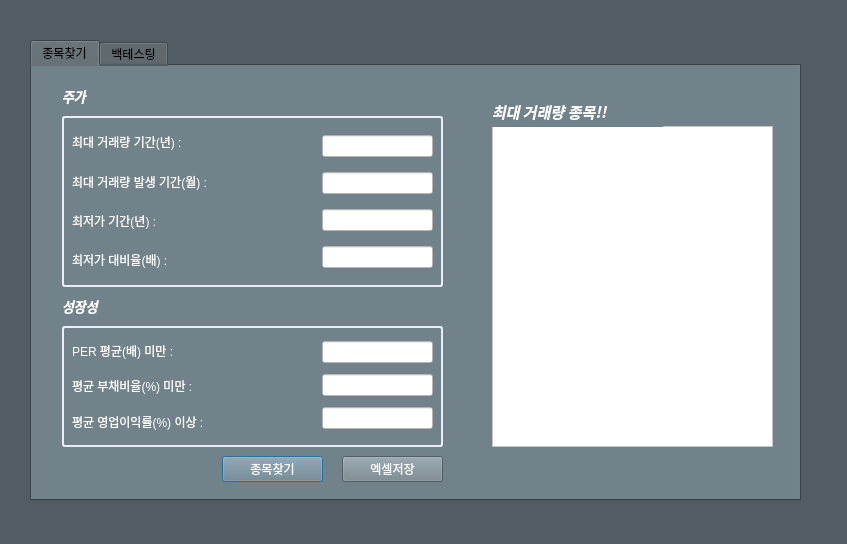
<?xml version="1.0" encoding="UTF-8"?>
<ui version="4.0">
 <class>Dialog</class>
 <widget class="QDialog" name="Dialog">
  <property name="geometry">
   <rect>
    <x>0</x>
    <y>0</y>
    <width>847</width>
    <height>544</height>
   </rect>
  </property>
  <property name="windowTitle">
   <string>YeoStock</string>
  </property>
  <property name="autoFillBackground">
   <bool>false</bool>
  </property>
  <property name="styleSheet">
   <string notr="true">background-color: rgb(81, 93, 99);</string>
  </property>
  <widget class="QTabWidget" name="tabWidget">
   <property name="geometry">
    <rect>
     <x>30</x>
     <y>40</y>
     <width>771</width>
     <height>461</height>
    </rect>
   </property>
   <property name="autoFillBackground">
    <bool>false</bool>
   </property>
   <property name="styleSheet">
    <string notr="true"/>
   </property>
   <property name="currentIndex">
    <number>0</number>
   </property>
   <widget class="QWidget" name="tab1">
    <property name="styleSheet">
     <string notr="true">background-color: rgb(114, 130, 139);</string>
    </property>
    <attribute name="title">
     <string>종목찾기</string>
    </attribute>
    <widget class="QWidget" name="verticalLayoutWidget">
     <property name="geometry">
      <rect>
       <x>40</x>
       <y>60</y>
       <width>230</width>
       <height>151</height>
      </rect>
     </property>
     <layout class="QVBoxLayout" name="verticalLayout">
      <item>
       <widget class="QLabel" name="max_vol_duration_label">
        <property name="text">
         <string>&lt;html&gt;&lt;head/&gt;&lt;body&gt;&lt;p&gt;&lt;span style=&quot; color:#ffffff;&quot;&gt;최대 거래량 기간(년) :&lt;/span&gt;&lt;/p&gt;&lt;/body&gt;&lt;/html&gt;</string>
        </property>
       </widget>
      </item>
      <item>
       <widget class="QLabel" name="max_vol_occur_label">
        <property name="text">
         <string>&lt;html&gt;&lt;head/&gt;&lt;body&gt;&lt;p&gt;&lt;span style=&quot; color:#ffffff;&quot;&gt;최대 거래량 발생 기간(월) :&lt;/span&gt;&lt;/p&gt;&lt;/body&gt;&lt;/html&gt;</string>
        </property>
       </widget>
      </item>
      <item>
       <widget class="QLabel" name="lowest_duration_label">
        <property name="text">
         <string>&lt;html&gt;&lt;head/&gt;&lt;body&gt;&lt;p&gt;&lt;span style=&quot; color:#fefefe;&quot;&gt;최저가 기간(년) :&lt;/span&gt;&lt;/p&gt;&lt;/body&gt;&lt;/html&gt;</string>
        </property>
       </widget>
      </item>
      <item>
       <widget class="QLabel" name="lowest_contrast_label">
        <property name="text">
         <string>&lt;html&gt;&lt;head/&gt;&lt;body&gt;&lt;p&gt;&lt;span style=&quot; color:#ffffff;&quot;&gt;최저가 대비율(배) :&lt;/span&gt;&lt;/p&gt;&lt;/body&gt;&lt;/html&gt;</string>
        </property>
       </widget>
      </item>
     </layout>
    </widget>
    <widget class="QLabel" name="value_label">
     <property name="geometry">
      <rect>
       <x>30</x>
       <y>20</y>
       <width>77</width>
       <height>21</height>
      </rect>
     </property>
     <property name="font">
      <font>
       <family>Agency FB</family>
       <pointsize>10</pointsize>
       <weight>50</weight>
       <italic>false</italic>
       <bold>false</bold>
       <underline>false</underline>
      </font>
     </property>
     <property name="text">
      <string>&lt;html&gt;&lt;head/&gt;&lt;body&gt;&lt;p&gt;&lt;span style=&quot; font-size:10pt; font-weight:600; font-style:italic; color:#ffffff;&quot;&gt;주가&lt;/span&gt;&lt;/p&gt;&lt;/body&gt;&lt;/html&gt;</string>
     </property>
     <property name="textFormat">
      <enum>Qt::AutoText</enum>
     </property>
     <property name="margin">
      <number>0</number>
     </property>
     <property name="indent">
      <number>-1</number>
     </property>
    </widget>
    <widget class="QLabel" name="growth_label">
     <property name="geometry">
      <rect>
       <x>30</x>
       <y>230</y>
       <width>77</width>
       <height>21</height>
      </rect>
     </property>
     <property name="font">
      <font>
       <family>Agency FB</family>
       <pointsize>10</pointsize>
       <weight>50</weight>
       <italic>false</italic>
       <bold>false</bold>
       <underline>false</underline>
      </font>
     </property>
     <property name="text">
      <string>&lt;html&gt;&lt;head/&gt;&lt;body&gt;&lt;p&gt;&lt;span style=&quot; font-size:10pt; font-weight:600; font-style:italic; color:#ffffff;&quot;&gt;성장성&lt;/span&gt;&lt;/p&gt;&lt;/body&gt;&lt;/html&gt;</string>
     </property>
     <property name="textFormat">
      <enum>Qt::AutoText</enum>
     </property>
     <property name="margin">
      <number>0</number>
     </property>
     <property name="indent">
      <number>-1</number>
     </property>
    </widget>
    <widget class="QWidget" name="verticalLayoutWidget_2">
     <property name="geometry">
      <rect>
       <x>40</x>
       <y>270</y>
       <width>231</width>
       <height>101</height>
      </rect>
     </property>
     <layout class="QVBoxLayout" name="verticalLayout_2">
      <item>
       <widget class="QLabel" name="per_label">
        <property name="text">
         <string>&lt;html&gt;&lt;head/&gt;&lt;body&gt;&lt;p&gt;&lt;span style=&quot; color:#ffffff;&quot;&gt;PER 평균(배) 미만 :&lt;/span&gt;&lt;/p&gt;&lt;/body&gt;&lt;/html&gt;</string>
        </property>
       </widget>
      </item>
      <item>
       <widget class="QLabel" name="dept_label">
        <property name="text">
         <string>&lt;html&gt;&lt;head/&gt;&lt;body&gt;&lt;p&gt;&lt;span style=&quot; color:#ffffff;&quot;&gt;평균 부채비율(%) 미만 :&lt;/span&gt;&lt;/p&gt;&lt;/body&gt;&lt;/html&gt;</string>
        </property>
       </widget>
      </item>
      <item>
       <widget class="QLabel" name="margin_label">
        <property name="text">
         <string>&lt;html&gt;&lt;head/&gt;&lt;body&gt;&lt;p&gt;&lt;span style=&quot; color:#ffffff;&quot;&gt;평균 영업이익률(%) 이상 :&lt;/span&gt;&lt;/p&gt;&lt;/body&gt;&lt;/html&gt;</string>
        </property>
       </widget>
      </item>
     </layout>
    </widget>
    <widget class="QWidget" name="verticalLayoutWidget_3">
     <property name="geometry">
      <rect>
       <x>290</x>
       <y>60</y>
       <width>111</width>
       <height>151</height>
      </rect>
     </property>
     <layout class="QVBoxLayout" name="verticalLayout_3">
      <item>
       <widget class="QLineEdit" name="max_vol_duration_edit">
        <property name="autoFillBackground">
         <bool>false</bool>
        </property>
        <property name="styleSheet">
         <string notr="true">background-color: rgb(255, 255, 255);</string>
        </property>
       </widget>
      </item>
      <item>
       <widget class="QLineEdit" name="max_vol_occur_edit">
        <property name="styleSheet">
         <string notr="true">background-color: rgb(255, 255, 255);</string>
        </property>
       </widget>
      </item>
      <item>
       <widget class="QLineEdit" name="lowest_duration_edit">
        <property name="styleSheet">
         <string notr="true">background-color: rgb(255, 255, 255);</string>
        </property>
       </widget>
      </item>
      <item>
       <widget class="QLineEdit" name="lowest_contrast_edit">
        <property name="styleSheet">
         <string notr="true">background-color: rgb(255, 255, 255);</string>
        </property>
       </widget>
      </item>
     </layout>
    </widget>
    <widget class="QWidget" name="verticalLayoutWidget_4">
     <property name="geometry">
      <rect>
       <x>290</x>
       <y>270</y>
       <width>111</width>
       <height>101</height>
      </rect>
     </property>
     <layout class="QVBoxLayout" name="verticalLayout_4">
      <item>
       <widget class="QLineEdit" name="per_edit">
        <property name="styleSheet">
         <string notr="true">background-color: rgb(255, 255, 255);</string>
        </property>
       </widget>
      </item>
      <item>
       <widget class="QLineEdit" name="dept_edit">
        <property name="styleSheet">
         <string notr="true">background-color: rgb(255, 255, 255);</string>
        </property>
       </widget>
      </item>
      <item>
       <widget class="QLineEdit" name="margin_edit">
        <property name="styleSheet">
         <string notr="true">background-color: rgb(255, 255, 255);</string>
        </property>
       </widget>
      </item>
     </layout>
    </widget>
    <widget class="QListView" name="listView">
     <property name="geometry">
      <rect>
       <x>460</x>
       <y>60</y>
       <width>281</width>
       <height>321</height>
      </rect>
     </property>
     <property name="styleSheet">
      <string notr="true">background-color: rgb(255, 255, 255);</string>
     </property>
    </widget>
    <widget class="QLabel" name="Result_label">
     <property name="geometry">
      <rect>
       <x>460</x>
       <y>30</y>
       <width>171</width>
       <height>31</height>
      </rect>
     </property>
     <property name="font">
      <font>
       <family>Agency FB</family>
       <pointsize>11</pointsize>
       <weight>75</weight>
       <italic>true</italic>
       <bold>true</bold>
       <underline>false</underline>
      </font>
     </property>
     <property name="text">
      <string>&lt;html&gt;&lt;head/&gt;&lt;body&gt;&lt;p&gt;&lt;span style=&quot; font-size:11pt; font-weight:600; font-style:italic; color:#ffffff;&quot;&gt;최대 거래량 종목!!&lt;/span&gt;&lt;/p&gt;&lt;/body&gt;&lt;/html&gt;</string>
     </property>
     <property name="textFormat">
      <enum>Qt::AutoText</enum>
     </property>
     <property name="margin">
      <number>0</number>
     </property>
     <property name="indent">
      <number>-1</number>
     </property>
    </widget>
    <widget class="QPushButton" name="search_button">
     <property name="geometry">
      <rect>
       <x>190</x>
       <y>390</y>
       <width>101</width>
       <height>26</height>
      </rect>
     </property>
     <property name="styleSheet">
      <string notr="true">color: rgb(255, 255, 255);</string>
     </property>
     <property name="text">
      <string>종목찾기</string>
     </property>
    </widget>
    <widget class="QPushButton" name="excel_download_button">
     <property name="geometry">
      <rect>
       <x>310</x>
       <y>390</y>
       <width>101</width>
       <height>26</height>
      </rect>
     </property>
     <property name="styleSheet">
      <string notr="true">color: rgb(255, 255, 255);</string>
     </property>
     <property name="text">
      <string>엑셀저장</string>
     </property>
    </widget>
    <widget class="QLabel" name="label">
     <property name="geometry">
      <rect>
       <x>30</x>
       <y>50</y>
       <width>381</width>
       <height>171</height>
      </rect>
     </property>
     <property name="autoFillBackground">
      <bool>false</bool>
     </property>
     <property name="styleSheet">
      <string notr="true">color: red;
border-style: solid;
border-width: 2px;
border-color: rgb(231, 238, 247);;
border-radius: 3px</string>
     </property>
     <property name="lineWidth">
      <number>11</number>
     </property>
     <property name="text">
      <string/>
     </property>
    </widget>
    <widget class="QLabel" name="label_2">
     <property name="geometry">
      <rect>
       <x>30</x>
       <y>260</y>
       <width>381</width>
       <height>121</height>
      </rect>
     </property>
     <property name="autoFillBackground">
      <bool>false</bool>
     </property>
     <property name="styleSheet">
      <string notr="true">color: red;
border-style: solid;
border-width: 2px;
border-color:  rgb(231, 238, 247);
border-radius: 3px</string>
     </property>
     <property name="lineWidth">
      <number>11</number>
     </property>
     <property name="text">
      <string/>
     </property>
    </widget>
    <zorder>label_2</zorder>
    <zorder>label</zorder>
    <zorder>listView</zorder>
    <zorder>verticalLayoutWidget</zorder>
    <zorder>growth_label</zorder>
    <zorder>verticalLayoutWidget_2</zorder>
    <zorder>verticalLayoutWidget_3</zorder>
    <zorder>verticalLayoutWidget_4</zorder>
    <zorder>Result_label</zorder>
    <zorder>search_button</zorder>
    <zorder>excel_download_button</zorder>
    <zorder>value_label</zorder>
   </widget>
   <widget class="QWidget" name="tab2">
    <attribute name="title">
     <string>백테스팅</string>
    </attribute>
   </widget>
  </widget>
 </widget>
 <resources/>
 <connections/>
</ui>
